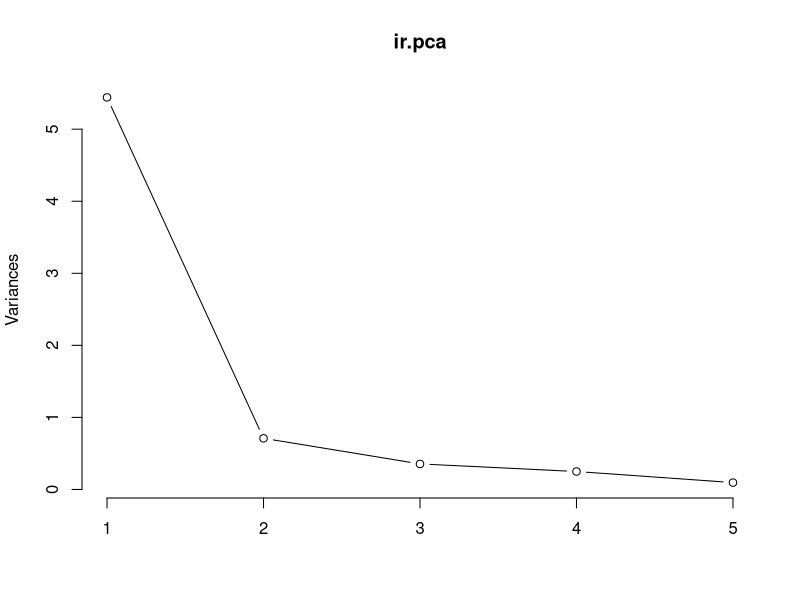
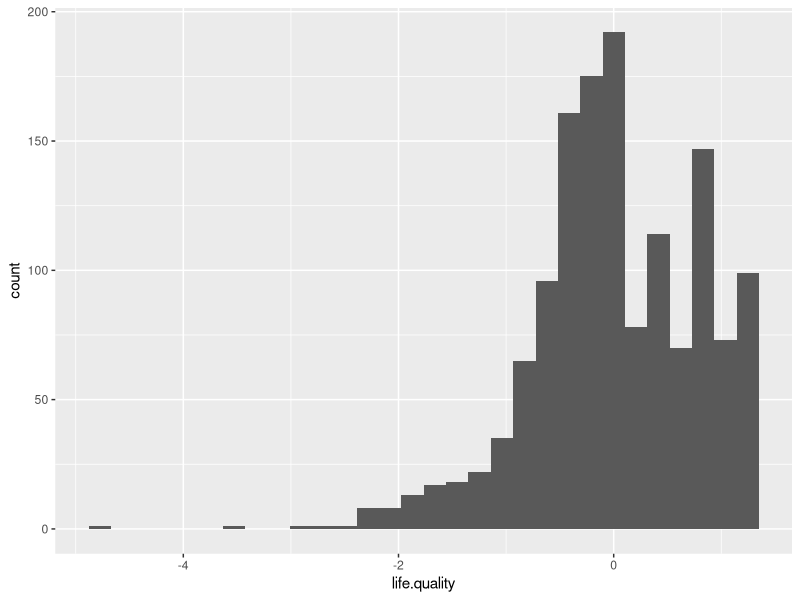

Generate these figures, in order, with R:
## ---- chunk 1
knitr::opts_chunk$set(echo = TRUE)
## ---- chunk 2
library(dplyr)
wvs.dat <- read.csv("./Data/au.edu.anu.ada.ddi.01252_F1.csv")
dim(wvs.dat)
## ---- chunk 3


recode_likert4 <- function(my_var) {
  as.numeric(as.character(recode(my_var,
                                  '1' = '4',
                                   '2' = '3',
                                   '3' = '2',
                                   '4' = '1',
                                  '-2' = NULL)))
}

recode_likert10 <- function(my_var) {
    as.numeric(as.character(recode(my_var,
                                  '1' = '10',
                                   '2' = '9',
                                   '3' = '8',
                                   '4' = '7',
                                   '5' = '6',
                                   '6' = '5',
                                   '7' = '4',
                                   '8' = '3',
                                   '9' = '2',
                                   '10' = '1',
                                  '-2' = NULL)))
}

recode_to_notnull <- function(my_var) {
  as.numeric(as.character(recode(my_var,
                                 '-2' = NULL,
                                 .default = my_var)))
}

## ---- chunk 4
wvs.dat$happiness <- recode_likert4(wvs.dat$V10)
wvs.dat$health <- recode_likert4(wvs.dat$V11)
wvs.dat$family <- recode_likert4(wvs.dat$V4)
wvs.dat$friend <- recode_likert4(wvs.dat$V5)
wvs.dat$fair <- recode_to_notnull(wvs.dat$V56)

ir.pca <- prcomp(na.omit(wvs.dat[,c("happiness",
                                    "health",
                                    "family", 
                                    "friend",
                                    "fair")])) 

plot(ir.pca, type = "l") # variance latent variable ~ variance

## ---- chunk 5
library(psych)
library(ggplot2)
fa.fit <- fa(wvs.dat[,c("happiness",
                         "health",
                         "family", 
                         "friend",
                         "fair")], 
             nfactors=1, rotate="varimax")

fa.fit
# MR1: is the factor load
# h2: how latent traits drives the observed variable
# u2: uniqueness u2 = 1 - h2

wvs.dat$life.quality <- fa.fit$scores
head(wvs.dat$life.quality)

ggplot(wvs.dat, aes(life.quality)) + 
  geom_histogram()


## ---- chunk 6
library(arm)


wvs.dat$trust.neighbours <- recode_likert4(wvs.dat$V103)
wvs.dat$trust.acquaintances <- recode_likert4(wvs.dat$V104)

life.quality.linear.model.age = lm(life.quality ~ trust.neighbours + trust.acquaintances,
                               data=wvs.dat)



display(life.quality.linear.model.age)
range(wvs.dat$life.quality, na.rm=T)
